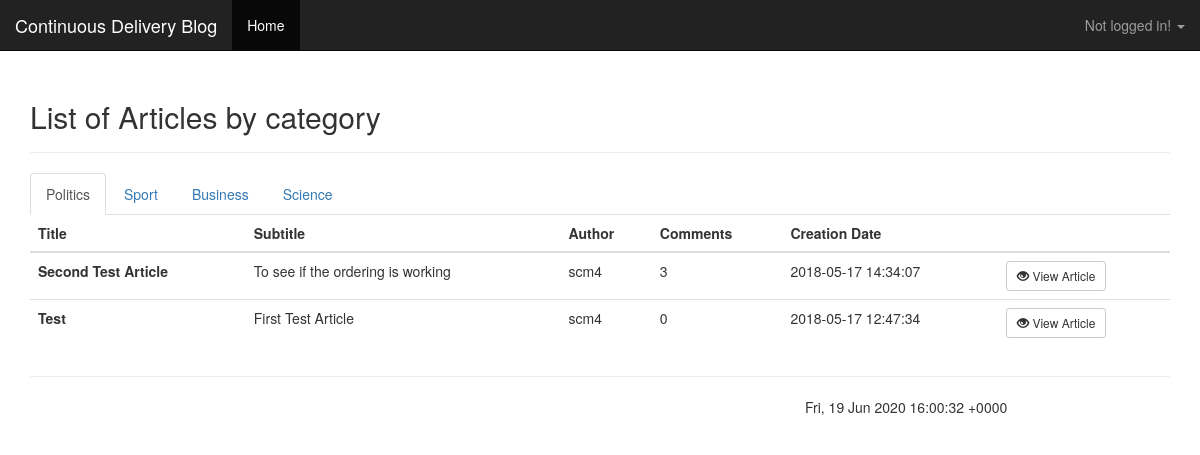
Page /index.php?view=list&categoryId=1 on the earlier database version.
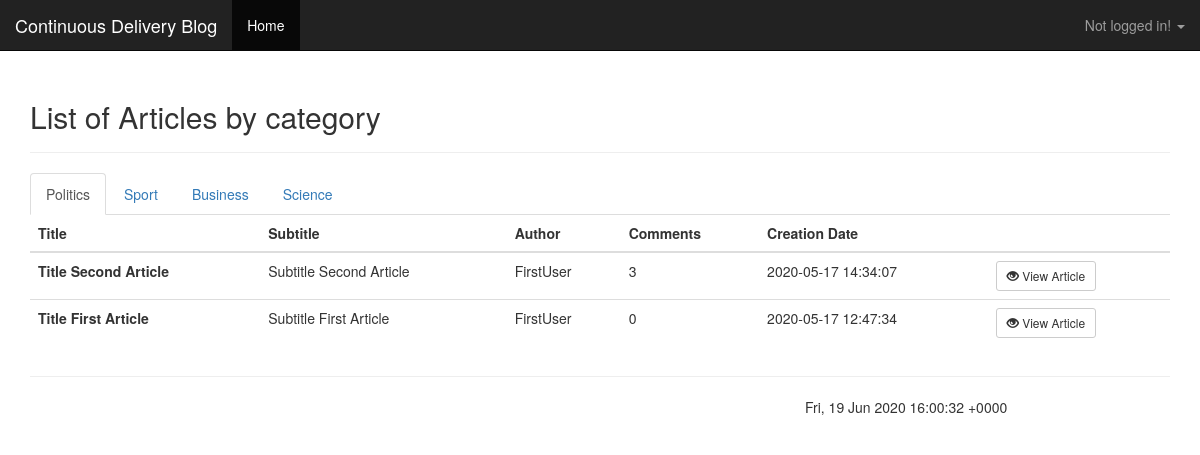
Same page on the later database version.
### tables this page shows
CREATE TABLE `article` (
  `id` int(11) NOT NULL,
  `category` int(11) NOT NULL,
  `title` varchar(255) NOT NULL,
  `subtitle` varchar(255) NOT NULL,
  `text` text NOT NULL,
  `author` int(11) NOT NULL,
  `active` bit(1) NOT NULL DEFAULT b'1',
  `creationDate` timestamp NOT NULL DEFAULT CURRENT_TIMESTAMP
);

CREATE TABLE `users` (
  `id` int(11) NOT NULL,
  `username` varchar(255) NOT NULL,
  `passhash` varchar(255) NOT NULL
);

### index.php (called while the page is built, shortened)
<?php
require_once('inc/bootstrap.php');
$default_view = 'list';
$view = $default_view;
if (
	isset($_REQUEST['view']) &&
	file_exists(__DIR__ . '/views/' . $_REQUEST['view'] . '.php')
) {
	$view = $_REQUEST['view'];
}
require_once ('views/' . $view . '.php');

### lib/Data/DataManager_mysql.php (called while the page is built, shortened)
<?php
class DataManager implements \IDataManager {
    private static $__connection;
    private static function getConnection() {
        if (!isset(self::$__connection)) {
            self::$__connection = new \PDO(getenv('DB_CONFSTRING'), getenv('DB_UNAME'), getenv('DB_PASSWD'));
        }
        return self::$__connection;
    }
    private static function query($connection, $query, $parameters = array()) {
        $connection->setAttribute(\PDO::ATTR_ERRMODE, \PDO::ERRMODE_EXCEPTION);
        try {
            $statement = $connection->prepare($query);
            $i = 1;
            foreach ($parameters AS $param) {
                if (is_int($param)) {
                    $statement->bindValue($i, $param, \PDO::PARAM_INT);
                }
                $i++;
            }
            $result = $statement->execute();
        }
        catch (\Exception $e) {
            die('Database Error' . implode(' | ', $statement->errorInfo()));
        }
        return $statement;
    }
    private static function fetchObject($cursor) {
        return $cursor->fetchObject();
    }
    private static function close($cursor) {
        return $cursor->closeCursor();
    }
    private static function closeConnection($connection) {
        self::$__connection = null;
    }
    public static function getArticlesByCategory(int $categoryId): array {
        $con = self::getConnection();
        $articles = [];
        $res = self::query($con, "SELECT id, category, title, subtitle, text, author, creationDate FROM article WHERE category = ? AND active = 1 ORDER BY creationDate DESC;", [$categoryId]);
        while ($article = self::fetchObject($res)) {
            $articles[] = new Article($article->id, $article->category, $article->title, $article->subtitle, $article->text, $article->creationDate, $article->author);
        }
        return $articles;
    }
    public static function getUserById(int $userId) {
        $con = self::getConnection();
        $user = false;
        $res = self::query($con, "SELECT id, userName, passHash FROM users WHERE id = ?", [$userId]);
        if ($u = self::fetchObject($res)) {
            $user = new User($u->id, $u->userName, $u->passHash);
        }
        return $user;
    }
    public static function getCommentCount(int $articleId) : int {
        $con = self::getConnection();
        $count = 0;
        $res = self::query($con, "SELECT COUNT(id) AS count FROM comment WHERE articleId = ? AND active = 1", [$articleId]);
        if($c = self::fetchObject($res)) {
            $count = $c->count;
        }
        return $count;
    }
}

### inc/bootstrap.php (called while the page is built, shortened)
<?php
spl_autoload_register(function($class) {
   $filename = __DIR__."/../lib/".str_replace("\\",DIRECTORY_SEPARATOR, $class).".php";
});
require_once (__DIR__."/../lib/Data/DataManager_mysql.php");

### lib/Blog/Article.php (called while the page is built, shortened)
<?php
class Article extends Entity {
	private $title;
    private $subtitle;
    private $creationDate;
	public function __construct(int $id, int $categoryId, string $title, string $subtitle, string $text, string $creationDate, string $author)  {
		$this->title = $title;
		$this->subtitle = $subtitle;
		$this->creationDate = $creationDate;
	}
	public function getTitle() : string {
		return $this->title;
	}
    public function getSubtitle() : string {
	    return $this->subtitle;
    }
    public function getCreationDate(): string {
        return $this->creationDate;
    }
}

### lib/Blog/Util.php (called while the page is built, shortened)
<?php
class Util extends BaseObject
{
    public static function escape(string $string) : string {
       return nl2br(htmlspecialchars($string));
    }
}

### lib/Blog/User.php (called while the page is built, shortened)
<?php
class User extends Entity
{
    private $userName;
    public function __construct(int $id, string $userName, string $passwordHash)
    {
        $this->userName=$userName;
    }
    public function getUserName() : string {
        return $this->userName;
    }
}

### lib/Blog/Entity.php (called while the page is built, shortened)
<?php
class Entity extends BaseObject implements IData {
	private $id;
	public function __construct(int $id) {
		$this->id = $id;
	}
	public function getId() : int {
		return $this->id;
	}
}

### views/partials/articlelist.php (the view, shortened to what the changed rows need)
<table class="table">
    <thead>
    <tr>
        <th>
            Title
        </th>
        <th>
            Subtitle
        </th>
        <th>
            Author
        </th>
        <th>
            Comments
        </th>
        <th>
            Creation Date
        </th>
        <th>
        </th>
    </tr>
    </thead>
    <tbody>
    <?php foreach ($articles as $article): ?>
        <tr>
            <td>
                <strong>
                    <?php echo Util::escape($article->getTitle()); ?>
                </strong>
            </td>
            <td>
                <?php echo Util::escape($article->getSubtitle()); ?>
            </td>
            <td>
                <?php
                $user = DataManager::getUserById(intval($article->getAuthor()));
                echo $user->getUserName();
                ?>
            </td>
            <td>
                <?php echo DataManager::getCommentCount($article->getId());?>
            </td>
            <td>
                <?php echo Util::escape($article->getCreationDate()); ?>
            </td>
            <td>
                <a class="btn btn-sm btn-default" href="index.php?view=article&id=<?php echo Util::escape($article->getId());?>"><span class="glyphicon glyphicon-eye-open"></span> View Article</a>
            </td>
        </tr>
    <?php endforeach; ?>
    </tbody>
</table>

Differences in the rows shown:
removed article: title "Test", subtitle "First Test Article", author.username "scm4", Id "0", creationDate "2018-05-17 12:47:34"
changed article: title "Second Test Article" → "Title Second Article"; subtitle "To see if the ordering is working" → "Subtitle Second Article"; author.username "scm4" → "FirstUser"; creationDate "2018-05-17 14:34:07" → "2020-05-17 14:34:07"
added article: title "Title First Article", subtitle "Subtitle First Article", author.username "FirstUser", Id "0", creationDate "2020-05-17 12:47:34"
